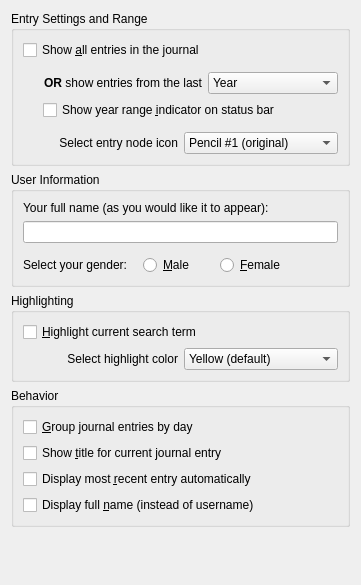
<?xml version="1.0" encoding="UTF-8"?>
<ui version="4.0">
 <class>ConfigurationJournal</class>
 <widget class="QWidget" name="ConfigurationJournal">
  <property name="geometry">
   <rect>
    <x>0</x>
    <y>0</y>
    <width>361</width>
    <height>585</height>
   </rect>
  </property>
  <property name="windowTitle">
   <string>Form</string>
  </property>
  <layout class="QVBoxLayout" name="verticalLayout_4">
   <item>
    <widget class="QGroupBox" name="groupBox_3">
     <property name="title">
      <string>Entry Settings and Range</string>
     </property>
     <layout class="QVBoxLayout" name="verticalLayout">
      <item>
       <widget class="QCheckBox" name="ShowAllEntries">
        <property name="text">
         <string>Show &amp;all entries in the journal</string>
        </property>
       </widget>
      </item>
      <item>
       <spacer name="verticalSpacer_3">
        <property name="orientation">
         <enum>Qt::Vertical</enum>
        </property>
        <property name="sizeType">
         <enum>QSizePolicy::Fixed</enum>
        </property>
        <property name="sizeHint" stdset="0">
         <size>
          <width>20</width>
          <height>6</height>
         </size>
        </property>
       </spacer>
      </item>
      <item>
       <layout class="QGridLayout" name="gridLayout">
        <item row="0" column="0" rowspan="2">
         <spacer name="horizontalSpacer_4">
          <property name="orientation">
           <enum>Qt::Horizontal</enum>
          </property>
          <property name="sizeType">
           <enum>QSizePolicy::Fixed</enum>
          </property>
          <property name="sizeHint" stdset="0">
           <size>
            <width>20</width>
            <height>20</height>
           </size>
          </property>
         </spacer>
        </item>
        <item row="0" column="1">
         <layout class="QHBoxLayout" name="horizontalLayout" stretch="1,1">
          <item>
           <widget class="QLabel" name="label">
            <property name="text">
             <string>&lt;b&gt;OR&lt;/b&gt; show entries from the last</string>
            </property>
            <property name="alignment">
             <set>Qt::AlignRight|Qt::AlignTrailing|Qt::AlignVCenter</set>
            </property>
           </widget>
          </item>
          <item>
           <widget class="QComboBox" name="YearRange">
            <item>
             <property name="text">
              <string>Year</string>
             </property>
            </item>
            <item>
             <property name="text">
              <string>2 years</string>
             </property>
            </item>
            <item>
             <property name="text">
              <string>3 years</string>
             </property>
            </item>
            <item>
             <property name="text">
              <string>4 years</string>
             </property>
            </item>
            <item>
             <property name="text">
              <string>5 years</string>
             </property>
            </item>
            <item>
             <property name="text">
              <string>6 years</string>
             </property>
            </item>
            <item>
             <property name="text">
              <string>7 years</string>
             </property>
            </item>
            <item>
             <property name="text">
              <string>8 years</string>
             </property>
            </item>
            <item>
             <property name="text">
              <string>9 years</string>
             </property>
            </item>
            <item>
             <property name="text">
              <string>10 years</string>
             </property>
            </item>
           </widget>
          </item>
         </layout>
        </item>
        <item row="1" column="1">
         <widget class="QCheckBox" name="ShowRangeIndicator">
          <property name="text">
           <string>Show year range &amp;indicator on status bar</string>
          </property>
         </widget>
        </item>
       </layout>
      </item>
      <item>
       <spacer name="verticalSpacer_4">
        <property name="orientation">
         <enum>Qt::Vertical</enum>
        </property>
        <property name="sizeType">
         <enum>QSizePolicy::Fixed</enum>
        </property>
        <property name="sizeHint" stdset="0">
         <size>
          <width>20</width>
          <height>6</height>
         </size>
        </property>
       </spacer>
      </item>
      <item>
       <layout class="QHBoxLayout" name="horizontalLayout_4">
        <item>
         <widget class="QLabel" name="label_5">
          <property name="text">
           <string>Select entry node icon</string>
          </property>
          <property name="alignment">
           <set>Qt::AlignRight|Qt::AlignTrailing|Qt::AlignVCenter</set>
          </property>
         </widget>
        </item>
        <item>
         <widget class="QComboBox" name="NodeIcon">
          <item>
           <property name="text">
            <string>Pencil #1 (original)</string>
           </property>
           <property name="icon">
            <iconset resource="../images.qrc">
             <normaloff>:/icons/pencil.png</normaloff>:/icons/pencil.png</iconset>
           </property>
          </item>
          <item>
           <property name="text">
            <string>Pencil #2</string>
           </property>
           <property name="icon">
            <iconset resource="../images.qrc">
             <normaloff>:/icons/pencil2.png</normaloff>:/icons/pencil2.png</iconset>
           </property>
          </item>
          <item>
           <property name="text">
            <string>Small pencil</string>
           </property>
           <property name="icon">
            <iconset resource="../images.qrc">
             <normaloff>:/icons/pencil-small.png</normaloff>:/icons/pencil-small.png</iconset>
           </property>
          </item>
          <item>
           <property name="text">
            <string>Speech balloon</string>
           </property>
           <property name="icon">
            <iconset resource="../images.qrc">
             <normaloff>:/icons/balloon-quotation.png</normaloff>:/icons/balloon-quotation.png</iconset>
           </property>
          </item>
          <item>
           <property name="text">
            <string>Node</string>
           </property>
           <property name="icon">
            <iconset resource="../images.qrc">
             <normaloff>:/icons/node.png</normaloff>:/icons/node.png</iconset>
           </property>
          </item>
          <item>
           <property name="text">
            <string>Black bullets</string>
           </property>
           <property name="icon">
            <iconset resource="../images.qrc">
             <normaloff>:/icons/bullet_black.png</normaloff>:/icons/bullet_black.png</iconset>
           </property>
          </item>
          <item>
           <property name="text">
            <string>Blue bullets</string>
           </property>
           <property name="icon">
            <iconset resource="../images.qrc">
             <normaloff>:/icons/bullet_blue.png</normaloff>:/icons/bullet_blue.png</iconset>
           </property>
          </item>
         </widget>
        </item>
       </layout>
      </item>
     </layout>
    </widget>
   </item>
   <item>
    <widget class="QGroupBox" name="layoutuser">
     <property name="title">
      <string>User Information</string>
     </property>
     <layout class="QVBoxLayout" name="verticalLayout_2">
      <item>
       <widget class="QLabel" name="label_2">
        <property name="text">
         <string>Your full name (as you would like it to appear):</string>
        </property>
       </widget>
      </item>
      <item>
       <widget class="QLineEdit" name="FullName"/>
      </item>
      <item>
       <spacer name="verticalSpacer_2">
        <property name="orientation">
         <enum>Qt::Vertical</enum>
        </property>
        <property name="sizeType">
         <enum>QSizePolicy::Fixed</enum>
        </property>
        <property name="sizeHint" stdset="0">
         <size>
          <width>20</width>
          <height>6</height>
         </size>
        </property>
       </spacer>
      </item>
      <item>
       <layout class="QHBoxLayout" name="horizontalLayout_2">
        <item>
         <widget class="QLabel" name="label_3">
          <property name="text">
           <string>Select your gender:</string>
          </property>
          <property name="alignment">
           <set>Qt::AlignRight|Qt::AlignTrailing|Qt::AlignVCenter</set>
          </property>
         </widget>
        </item>
        <item>
         <spacer name="horizontalSpacer">
          <property name="orientation">
           <enum>Qt::Horizontal</enum>
          </property>
          <property name="sizeType">
           <enum>QSizePolicy::Fixed</enum>
          </property>
          <property name="sizeHint" stdset="0">
           <size>
            <width>10</width>
            <height>20</height>
           </size>
          </property>
         </spacer>
        </item>
        <item>
         <widget class="QRadioButton" name="Male">
          <property name="toolTip">
           <string>&lt;!DOCTYPE HTML PUBLIC &quot;-//W3C//DTD HTML 4.0//EN&quot; &quot;http://www.w3.org/TR/REC-html40/strict.dtd&quot;&gt;
&lt;html&gt;&lt;head&gt;&lt;meta name=&quot;qrichtext&quot; content=&quot;1&quot; /&gt;&lt;style type=&quot;text/css&quot;&gt;
p, li { white-space: pre-wrap; }
&lt;/style&gt;&lt;/head&gt;&lt;body style=&quot; font-family:'DejaVu Sans'; font-size:9pt; font-weight:400; font-style:normal;&quot;&gt;
&lt;p style=&quot; margin-top:12px; margin-bottom:12px; margin-left:0px; margin-right:0px; -qt-block-indent:0; text-indent:0px;&quot;&gt;Use male avatar icon: &lt;img src=&quot;:/icons/user.png&quot; /&gt;&lt;/p&gt;&lt;/body&gt;&lt;/html&gt;</string>
          </property>
          <property name="text">
           <string>&amp;Male</string>
          </property>
         </widget>
        </item>
        <item>
         <spacer name="horizontalSpacer_3">
          <property name="orientation">
           <enum>Qt::Horizontal</enum>
          </property>
          <property name="sizeType">
           <enum>QSizePolicy::Fixed</enum>
          </property>
          <property name="sizeHint" stdset="0">
           <size>
            <width>20</width>
            <height>20</height>
           </size>
          </property>
         </spacer>
        </item>
        <item>
         <widget class="QRadioButton" name="Female">
          <property name="toolTip">
           <string>&lt;!DOCTYPE HTML PUBLIC &quot;-//W3C//DTD HTML 4.0//EN&quot; &quot;http://www.w3.org/TR/REC-html40/strict.dtd&quot;&gt;
&lt;html&gt;&lt;head&gt;&lt;meta name=&quot;qrichtext&quot; content=&quot;1&quot; /&gt;&lt;style type=&quot;text/css&quot;&gt;
p, li { white-space: pre-wrap; }
&lt;/style&gt;&lt;/head&gt;&lt;body style=&quot; font-family:'DejaVu Sans'; font-size:9pt; font-weight:400; font-style:normal;&quot;&gt;
&lt;p style=&quot; margin-top:12px; margin-bottom:12px; margin-left:0px; margin-right:0px; -qt-block-indent:0; text-indent:0px;&quot;&gt;Use female avatar icon: &lt;img src=&quot;:/icons/user-female2.png&quot; /&gt;&lt;/p&gt;&lt;/body&gt;&lt;/html&gt;</string>
          </property>
          <property name="text">
           <string>&amp;Female</string>
          </property>
         </widget>
        </item>
        <item>
         <spacer name="horizontalSpacer_2">
          <property name="orientation">
           <enum>Qt::Horizontal</enum>
          </property>
          <property name="sizeHint" stdset="0">
           <size>
            <width>40</width>
            <height>20</height>
           </size>
          </property>
         </spacer>
        </item>
       </layout>
      </item>
     </layout>
    </widget>
   </item>
   <item>
    <widget class="QGroupBox" name="groupBox_2">
     <property name="title">
      <string>Highlighting</string>
     </property>
     <layout class="QVBoxLayout" name="verticalLayout_5">
      <item>
       <widget class="QCheckBox" name="Highlight">
        <property name="toolTip">
         <string>&lt;p&gt;If selected, this option causes RoboJournal to &lt;span style=&quot;background: yellow; color: black&quot;&gt;highlight&lt;/span&gt; the current search term (with a color from the list below) wherever it appears in the text. Highlighting makes it &lt;i&gt;much&lt;/i&gt; easier to find instances of the current search term in the entry you are currently viewing.&lt;/p&gt;</string>
        </property>
        <property name="text">
         <string>&amp;Highlight current search term</string>
        </property>
       </widget>
      </item>
      <item>
       <layout class="QHBoxLayout" name="horizontalLayout_3">
        <item>
         <widget class="QLabel" name="label_4">
          <property name="text">
           <string>Select highlight color</string>
          </property>
          <property name="alignment">
           <set>Qt::AlignRight|Qt::AlignTrailing|Qt::AlignVCenter</set>
          </property>
         </widget>
        </item>
        <item>
         <widget class="QComboBox" name="HighlightColor">
          <item>
           <property name="text">
            <string>Yellow (default)</string>
           </property>
           <property name="icon">
            <iconset resource="../images.qrc">
             <normaloff>:/icons/highlight_yellow'.png</normaloff>:/icons/highlight_yellow'.png</iconset>
           </property>
          </item>
          <item>
           <property name="text">
            <string>Orange</string>
           </property>
           <property name="icon">
            <iconset resource="../images.qrc">
             <normaloff>:/icons/highlight-orange.png</normaloff>:/icons/highlight-orange.png</iconset>
           </property>
          </item>
          <item>
           <property name="text">
            <string>Pink</string>
           </property>
           <property name="icon">
            <iconset resource="../images.qrc">
             <normaloff>:/icons/highlight-pink.png</normaloff>:/icons/highlight-pink.png</iconset>
           </property>
          </item>
          <item>
           <property name="text">
            <string>Green</string>
           </property>
           <property name="icon">
            <iconset resource="../images.qrc">
             <normaloff>:/icons/highlight-green.png</normaloff>:/icons/highlight-green.png</iconset>
           </property>
          </item>
          <item>
           <property name="text">
            <string>Cyan</string>
           </property>
           <property name="icon">
            <iconset resource="../images.qrc">
             <normaloff>:/icons/highlight-cyan.png</normaloff>:/icons/highlight-cyan.png</iconset>
           </property>
          </item>
          <item>
           <property name="text">
            <string>Purple</string>
           </property>
           <property name="icon">
            <iconset resource="../images.qrc">
             <normaloff>:/icons/highlight-purple.png</normaloff>:/icons/highlight-purple.png</iconset>
           </property>
          </item>
         </widget>
        </item>
       </layout>
      </item>
     </layout>
    </widget>
   </item>
   <item>
    <widget class="QGroupBox" name="groupBox">
     <property name="title">
      <string>Behavior</string>
     </property>
     <layout class="QVBoxLayout" name="verticalLayout_3">
      <item>
       <widget class="QCheckBox" name="SortByDay">
        <property name="toolTip">
         <string>&lt;p&gt;This setting is recommended if you frequently write more than once per day because it conveniently groups all entries made on the same day. Default behavior is to sort entries by month instead.&lt;/p&gt;</string>
        </property>
        <property name="text">
         <string>&amp;Group journal entries by day </string>
        </property>
       </widget>
      </item>
      <item>
       <widget class="QCheckBox" name="ShowTitle">
        <property name="text">
         <string>Show &amp;title for current journal entry</string>
        </property>
       </widget>
      </item>
      <item>
       <widget class="QCheckBox" name="Autoload">
        <property name="text">
         <string>Display most &amp;recent entry automatically</string>
        </property>
       </widget>
      </item>
      <item>
       <widget class="QCheckBox" name="UseFullName">
        <property name="toolTip">
         <string>If checked, RoboJournal displays your full name in the entry pane header.</string>
        </property>
        <property name="text">
         <string>Display full &amp;name (instead of username)</string>
        </property>
       </widget>
      </item>
     </layout>
    </widget>
   </item>
   <item>
    <spacer name="verticalSpacer">
     <property name="orientation">
      <enum>Qt::Vertical</enum>
     </property>
     <property name="sizeHint" stdset="0">
      <size>
       <width>20</width>
       <height>40</height>
      </size>
     </property>
    </spacer>
   </item>
  </layout>
 </widget>
 <resources>
  <include location="../images.qrc"/>
 </resources>
 <connections/>
</ui>
